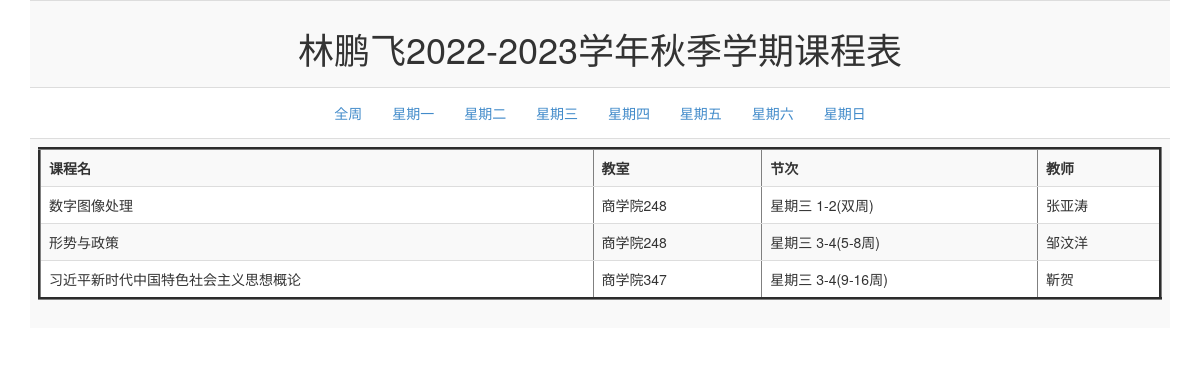
Page /?day=3 on the committed database.
### tables this page shows
CREATE TABLE courses(cID int primary key, cName text NOT NULL);

CREATE TABLE "courseTable" (
	"weekDay"	int,
	"section"	text,
	"cID"	int,
	"tID"	int,
	"classroom"	text,
	CONSTRAINT "fk_tID" FOREIGN KEY("tID") REFERENCES "teachers"("tID"),
	CONSTRAINT "fk_cID" FOREIGN KEY("cID") REFERENCES "courses"("cID"),
	PRIMARY KEY("weekDay","section")
);

CREATE TABLE teachers(tID int primary key, tName text NOT NULL);

### EXP6/App2.py (the view)
@app.route('/', methods=['GET'])
def index():
    try:
        dayStr = request.args['day']
        day = int(dayStr)
    except KeyError:
        day = 0
    if day != 0:  # 星期查询
        selectSql = "select weekDay, section, c.cName, t.tName, classroom " \
                    "from courseTable ct, courses c, teachers t " \
                    "where weekDay=%s and ct.cID=c.cID and ct.tID=t.tID" % day
    else:  # 全周课表
        selectSql = "select weekDay, section, c.cName, t.tName, classroom " \
                    "from courseTable ct, courses c, teachers t " \
                    "where ct.cID=c.cID and ct.tID=t.tID"
    result, _ = db.GetSql(selectSql)
    courseTable = []
    for c in result:
        temp = [c[2], c[4], '星期' + WeekDay[c[0] - 1] + " " + c[1], c[3]]
        courseTable.append(temp)
    return render_template('course.html', courseData=courseTable)

### EXP6/sqlite3DB.py (called while the page is built)
    def Open(self):
        connector = sqlite3.connect(self.dbPath)
        return connector

    def __GetSql(self, sql):
        conn = self.Open()
        cur = conn.cursor()
        cur.execute(sql)
        fields = []
        for field in cur.description:
            fields.append(field[0])
        result = cur.fetchall()
        cur.close()
        return result, fields

    def Close(self, conn):
        conn.close()

    def GetSql(self, sql):
        conn = self.Open()
        result, fields = self.__GetSql(sql)
        self.Close(conn)
        return result, fields

### EXP6/templates/course.html (shortened to what this page needs)
<!DOCTYPE html>
<html lang="en">
<head>
    <link href="../static/bootstrap/3.2.0/css/bootstrap.min.css" rel="stylesheet">
</head>
<body>
<div class="container">
	<table class="table table-striped">
		<tr>
			<td>
				<h1 align="center">林鹏飞2022-2023学年秋季学期课程表</h1>
			</td>
		</tr>
		<tr align="center">
			<td>
                <button class="btn btn-link"><a href="/?day={{ 0 }}">全周</a></button>
                <button class="btn btn-link"><a href="/?day={{ 1 }}">星期一</a></button>
                <button class="btn btn-link"><a href="/?day={{ 2 }}">星期二</a></button>
                <button class="btn btn-link"><a href="/?day={{ 3 }}">星期三</a></button>
                <button class="btn btn-link"><a href="/?day={{ 4 }}">星期四</a></button>
                <button class="btn btn-link"><a href="/?day={{ 5 }}">星期五</a></button>
                <button class="btn btn-link"><a href="/?day={{ 6 }}">星期六</a></button>
                <button class="btn btn-link"><a href="/?day={{ 7 }}">星期日</a></button>
			</td>
		</tr>
		<tr>
			<td>
				<table class="table table-striped" id="courseTable" align="center" border="3" width="800" cellpadding="3">
					<tr id="header" align="center">
						<th>课程名</th>
						<th>教室</th>
						<th>节次</th>
						<th>教师</th>
					</tr>
                    {% for course in courseData %}
                        <tr>
                            {% for d in course %}
                                <td>{{ d }}</td>
                            {% endfor %}
                        </tr>
                    {% endfor %}
				</table>
			</td>
		</tr>
	</table>
</div>
</body>
</html>

### rows in the picture
courseTable: classroom "商学院248", course "星期三 1-2(双周)"
courses: cName "数字图像处理"
teachers: tName "张亚涛"
courseTable: classroom "商学院248", course "星期三 3-4(5-8周)"
courses: cName "形势与政策"
teachers: tName "邹汶洋"
courseTable: classroom "商学院347", course "星期三 3-4(9-16周)"
courses: cName "习近平新时代中国特色社会主义思想概论"
teachers: tName "靳贺"
